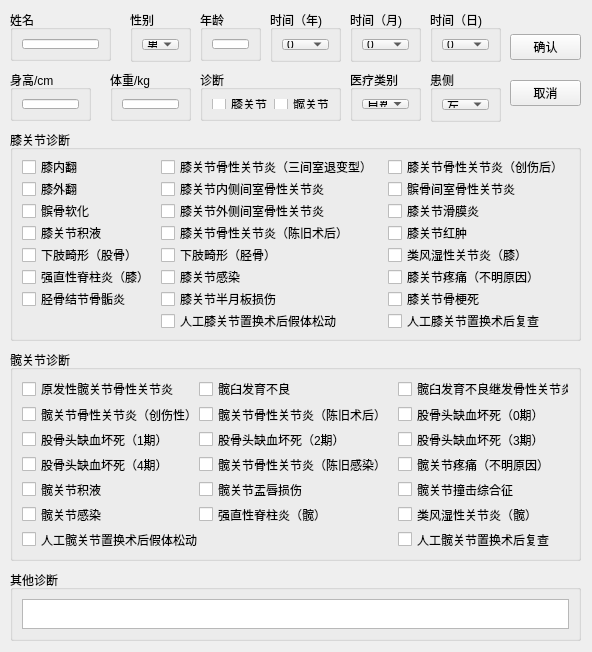
<?xml version="1.0" encoding="UTF-8"?>
<ui version="4.0">
 <class>fillinfo</class>
 <widget class="QDialog" name="fillinfo">
  <property name="geometry">
   <rect>
    <x>0</x>
    <y>0</y>
    <width>592</width>
    <height>652</height>
   </rect>
  </property>
  <property name="windowTitle">
   <string>Dialog</string>
  </property>
  <widget class="QGroupBox" name="groupBox">
   <property name="geometry">
    <rect>
     <x>10</x>
     <y>10</y>
     <width>101</width>
     <height>51</height>
    </rect>
   </property>
   <property name="title">
    <string>姓名</string>
   </property>
   <layout class="QGridLayout" name="gridLayout">
    <item row="0" column="0">
     <widget class="QLineEdit" name="name">
      <property name="text">
       <string/>
      </property>
     </widget>
    </item>
   </layout>
  </widget>
  <widget class="QGroupBox" name="groupBox_2">
   <property name="geometry">
    <rect>
     <x>200</x>
     <y>10</y>
     <width>61</width>
     <height>51</height>
    </rect>
   </property>
   <property name="title">
    <string>年龄</string>
   </property>
   <layout class="QGridLayout" name="gridLayout_2">
    <item row="0" column="0">
     <widget class="QLineEdit" name="age"/>
    </item>
   </layout>
  </widget>
  <widget class="QGroupBox" name="groupBox_3">
   <property name="geometry">
    <rect>
     <x>10</x>
     <y>70</y>
     <width>81</width>
     <height>51</height>
    </rect>
   </property>
   <property name="title">
    <string>身高/cm</string>
   </property>
   <layout class="QGridLayout" name="gridLayout_3">
    <item row="0" column="0">
     <widget class="QLineEdit" name="height">
      <property name="text">
       <string/>
      </property>
     </widget>
    </item>
   </layout>
  </widget>
  <widget class="QGroupBox" name="groupBox_4">
   <property name="geometry">
    <rect>
     <x>110</x>
     <y>70</y>
     <width>81</width>
     <height>51</height>
    </rect>
   </property>
   <property name="title">
    <string>体重/kg</string>
   </property>
   <layout class="QGridLayout" name="gridLayout_4">
    <item row="0" column="0">
     <widget class="QLineEdit" name="weight"/>
    </item>
   </layout>
  </widget>
  <widget class="QGroupBox" name="groupBox_5">
   <property name="geometry">
    <rect>
     <x>130</x>
     <y>10</y>
     <width>61</width>
     <height>52</height>
    </rect>
   </property>
   <property name="title">
    <string>性别</string>
   </property>
   <layout class="QGridLayout" name="gridLayout_5">
    <item row="0" column="0">
     <widget class="QComboBox" name="gender">
      <item>
       <property name="text">
        <string>男</string>
       </property>
      </item>
      <item>
       <property name="text">
        <string>女</string>
       </property>
      </item>
     </widget>
    </item>
   </layout>
  </widget>
  <widget class="QGroupBox" name="groupBox_6">
   <property name="geometry">
    <rect>
     <x>350</x>
     <y>70</y>
     <width>71</width>
     <height>51</height>
    </rect>
   </property>
   <property name="title">
    <string>医疗类别</string>
   </property>
   <layout class="QGridLayout" name="gridLayout_6">
    <item row="0" column="0">
     <widget class="QComboBox" name="medicaltype">
      <property name="currentIndex">
       <number>0</number>
      </property>
      <item>
       <property name="text">
        <string>自费</string>
       </property>
      </item>
      <item>
       <property name="text">
        <string>公费</string>
       </property>
      </item>
      <item>
       <property name="text">
        <string>医保</string>
       </property>
      </item>
      <item>
       <property name="text">
        <string>其他</string>
       </property>
      </item>
     </widget>
    </item>
   </layout>
  </widget>
  <widget class="QGroupBox" name="groupBox_7">
   <property name="geometry">
    <rect>
     <x>200</x>
     <y>70</y>
     <width>141</width>
     <height>51</height>
    </rect>
   </property>
   <property name="title">
    <string>诊断</string>
   </property>
   <layout class="QGridLayout" name="gridLayout_7">
    <item row="0" column="0">
     <widget class="QCheckBox" name="knee">
      <property name="text">
       <string>膝关节</string>
      </property>
      <property name="checkable">
       <bool>true</bool>
      </property>
      <property name="checked">
       <bool>false</bool>
      </property>
      <property name="tristate">
       <bool>false</bool>
      </property>
     </widget>
    </item>
    <item row="0" column="1">
     <widget class="QCheckBox" name="hip">
      <property name="text">
       <string>髋关节</string>
      </property>
     </widget>
    </item>
   </layout>
  </widget>
  <widget class="QGroupBox" name="groupBox_8">
   <property name="geometry">
    <rect>
     <x>430</x>
     <y>70</y>
     <width>71</width>
     <height>52</height>
    </rect>
   </property>
   <property name="title">
    <string>患侧</string>
   </property>
   <layout class="QGridLayout" name="gridLayout_8">
    <item row="0" column="0">
     <widget class="QComboBox" name="side">
      <property name="currentIndex">
       <number>0</number>
      </property>
      <item>
       <property name="text">
        <string>左</string>
       </property>
      </item>
      <item>
       <property name="text">
        <string>右</string>
       </property>
      </item>
      <item>
       <property name="text">
        <string>双</string>
       </property>
      </item>
     </widget>
    </item>
   </layout>
  </widget>
  <widget class="QGroupBox" name="groupBox_9">
   <property name="geometry">
    <rect>
     <x>270</x>
     <y>10</y>
     <width>71</width>
     <height>52</height>
    </rect>
   </property>
   <property name="title">
    <string>时间（年)</string>
   </property>
   <layout class="QGridLayout" name="gridLayout_9">
    <item row="0" column="0">
     <widget class="QComboBox" name="year">
      <item>
       <property name="text">
        <string>0</string>
       </property>
      </item>
      <item>
       <property name="text">
        <string>1</string>
       </property>
      </item>
      <item>
       <property name="text">
        <string>2</string>
       </property>
      </item>
      <item>
       <property name="text">
        <string>3</string>
       </property>
      </item>
      <item>
       <property name="text">
        <string>4</string>
       </property>
      </item>
      <item>
       <property name="text">
        <string>5</string>
       </property>
      </item>
      <item>
       <property name="text">
        <string>6</string>
       </property>
      </item>
      <item>
       <property name="text">
        <string>7</string>
       </property>
      </item>
      <item>
       <property name="text">
        <string>8</string>
       </property>
      </item>
      <item>
       <property name="text">
        <string>9</string>
       </property>
      </item>
      <item>
       <property name="text">
        <string>10</string>
       </property>
      </item>
      <item>
       <property name="text">
        <string>11</string>
       </property>
      </item>
      <item>
       <property name="text">
        <string>12</string>
       </property>
      </item>
      <item>
       <property name="text">
        <string>13</string>
       </property>
      </item>
      <item>
       <property name="text">
        <string>14</string>
       </property>
      </item>
      <item>
       <property name="text">
        <string>15</string>
       </property>
      </item>
      <item>
       <property name="text">
        <string>16</string>
       </property>
      </item>
      <item>
       <property name="text">
        <string>17</string>
       </property>
      </item>
      <item>
       <property name="text">
        <string>18</string>
       </property>
      </item>
      <item>
       <property name="text">
        <string>19</string>
       </property>
      </item>
      <item>
       <property name="text">
        <string>20</string>
       </property>
      </item>
      <item>
       <property name="text">
        <string>21</string>
       </property>
      </item>
      <item>
       <property name="text">
        <string>22</string>
       </property>
      </item>
      <item>
       <property name="text">
        <string>23</string>
       </property>
      </item>
      <item>
       <property name="text">
        <string>24</string>
       </property>
      </item>
      <item>
       <property name="text">
        <string>25</string>
       </property>
      </item>
      <item>
       <property name="text">
        <string>26</string>
       </property>
      </item>
      <item>
       <property name="text">
        <string>27</string>
       </property>
      </item>
      <item>
       <property name="text">
        <string>28</string>
       </property>
      </item>
      <item>
       <property name="text">
        <string>29</string>
       </property>
      </item>
      <item>
       <property name="text">
        <string>30</string>
       </property>
      </item>
     </widget>
    </item>
   </layout>
  </widget>
  <widget class="QGroupBox" name="groupBox_11">
   <property name="geometry">
    <rect>
     <x>10</x>
     <y>130</y>
     <width>571</width>
     <height>211</height>
    </rect>
   </property>
   <property name="title">
    <string>膝关节诊断</string>
   </property>
   <layout class="QGridLayout" name="gridLayout_10">
    <item row="0" column="3">
     <widget class="QCheckBox" name="knee3">
      <property name="text">
       <string>膝关节骨性关节炎（创伤后）</string>
      </property>
     </widget>
    </item>
    <item row="2" column="3">
     <widget class="QCheckBox" name="knee9">
      <property name="text">
       <string>膝关节滑膜炎</string>
      </property>
     </widget>
    </item>
    <item row="1" column="1">
     <widget class="QCheckBox" name="knee5">
      <property name="text">
       <string>膝关节内侧间室骨性关节炎</string>
      </property>
     </widget>
    </item>
    <item row="1" column="3">
     <widget class="QCheckBox" name="knee6">
      <property name="text">
       <string>髌骨间室骨性关节炎</string>
      </property>
     </widget>
    </item>
    <item row="2" column="0">
     <widget class="QCheckBox" name="knee7">
      <property name="text">
       <string>髌骨软化</string>
      </property>
     </widget>
    </item>
    <item row="7" column="3">
     <widget class="QCheckBox" name="knee23">
      <property name="text">
       <string>人工膝关节置换术后复查</string>
      </property>
     </widget>
    </item>
    <item row="0" column="0">
     <widget class="QCheckBox" name="knee1">
      <property name="text">
       <string>膝内翻</string>
      </property>
     </widget>
    </item>
    <item row="4" column="1">
     <widget class="QCheckBox" name="knee14">
      <property name="text">
       <string>下肢畸形（胫骨）</string>
      </property>
     </widget>
    </item>
    <item row="3" column="3">
     <widget class="QCheckBox" name="knee12">
      <property name="text">
       <string>膝关节红肿</string>
      </property>
     </widget>
    </item>
    <item row="4" column="0">
     <widget class="QCheckBox" name="knee13">
      <property name="text">
       <string>下肢畸形（股骨）</string>
      </property>
     </widget>
    </item>
    <item row="4" column="3">
     <widget class="QCheckBox" name="knee15">
      <property name="text">
       <string>类风湿性关节炎（膝）</string>
      </property>
     </widget>
    </item>
    <item row="3" column="1">
     <widget class="QCheckBox" name="knee11">
      <property name="text">
       <string>膝关节骨性关节炎（陈旧术后）</string>
      </property>
     </widget>
    </item>
    <item row="3" column="0">
     <widget class="QCheckBox" name="knee10">
      <property name="text">
       <string>膝关节积液</string>
      </property>
     </widget>
    </item>
    <item row="5" column="3">
     <widget class="QCheckBox" name="knee18">
      <property name="text">
       <string>膝关节疼痛（不明原因）</string>
      </property>
     </widget>
    </item>
    <item row="5" column="1">
     <widget class="QCheckBox" name="knee17">
      <property name="text">
       <string>膝关节感染</string>
      </property>
     </widget>
    </item>
    <item row="6" column="1">
     <widget class="QCheckBox" name="knee20">
      <property name="text">
       <string>膝关节半月板损伤</string>
      </property>
     </widget>
    </item>
    <item row="6" column="0">
     <widget class="QCheckBox" name="knee19">
      <property name="text">
       <string>胫骨结节骨骺炎</string>
      </property>
     </widget>
    </item>
    <item row="7" column="1">
     <widget class="QCheckBox" name="knee22">
      <property name="text">
       <string>人工膝关节置换术后假体松动</string>
      </property>
     </widget>
    </item>
    <item row="5" column="0">
     <widget class="QCheckBox" name="knee16">
      <property name="text">
       <string>强直性脊柱炎（膝）</string>
      </property>
     </widget>
    </item>
    <item row="6" column="3">
     <widget class="QCheckBox" name="knee21">
      <property name="text">
       <string>膝关节骨梗死</string>
      </property>
     </widget>
    </item>
    <item row="2" column="1">
     <widget class="QCheckBox" name="knee8">
      <property name="text">
       <string>膝关节外侧间室骨性关节炎</string>
      </property>
     </widget>
    </item>
    <item row="0" column="1" colspan="2">
     <widget class="QCheckBox" name="knee2">
      <property name="text">
       <string>膝关节骨性关节炎（三间室退变型）</string>
      </property>
     </widget>
    </item>
    <item row="1" column="0">
     <widget class="QCheckBox" name="knee4">
      <property name="text">
       <string>膝外翻</string>
      </property>
     </widget>
    </item>
   </layout>
  </widget>
  <widget class="QGroupBox" name="groupBox_12">
   <property name="geometry">
    <rect>
     <x>10</x>
     <y>350</y>
     <width>571</width>
     <height>211</height>
    </rect>
   </property>
   <property name="title">
    <string>髋关节诊断</string>
   </property>
   <layout class="QGridLayout" name="gridLayout_13">
    <item row="3" column="1" colspan="2">
     <widget class="QCheckBox" name="hip11">
      <property name="text">
       <string>髋关节骨性关节炎（陈旧感染）</string>
      </property>
     </widget>
    </item>
    <item row="1" column="1" colspan="2">
     <widget class="QCheckBox" name="hip5">
      <property name="text">
       <string>髋关节骨性关节炎（陈旧术后）</string>
      </property>
     </widget>
    </item>
    <item row="5" column="0">
     <widget class="QCheckBox" name="hip16">
      <property name="text">
       <string>髋关节感染</string>
      </property>
     </widget>
    </item>
    <item row="2" column="1">
     <widget class="QCheckBox" name="hip8">
      <property name="text">
       <string>股骨头缺血坏死（2期）</string>
      </property>
     </widget>
    </item>
    <item row="0" column="1" colspan="2">
     <widget class="QCheckBox" name="hip2">
      <property name="text">
       <string>髋臼发育不良</string>
      </property>
     </widget>
    </item>
    <item row="1" column="0">
     <widget class="QCheckBox" name="hip4">
      <property name="text">
       <string>髋关节骨性关节炎（创伤性）</string>
      </property>
     </widget>
    </item>
    <item row="0" column="0">
     <widget class="QCheckBox" name="hip1">
      <property name="text">
       <string>原发性髋关节骨性关节炎</string>
      </property>
     </widget>
    </item>
    <item row="4" column="1">
     <widget class="QCheckBox" name="hip14">
      <property name="text">
       <string>髋关节盂唇损伤</string>
      </property>
     </widget>
    </item>
    <item row="3" column="3">
     <widget class="QCheckBox" name="hip12">
      <property name="text">
       <string>髋关节疼痛（不明原因）</string>
      </property>
     </widget>
    </item>
    <item row="4" column="0">
     <widget class="QCheckBox" name="hip13">
      <property name="text">
       <string>髋关节积液</string>
      </property>
     </widget>
    </item>
    <item row="4" column="3">
     <widget class="QCheckBox" name="hip15">
      <property name="text">
       <string>髋关节撞击综合征</string>
      </property>
     </widget>
    </item>
    <item row="3" column="0">
     <widget class="QCheckBox" name="hip10">
      <property name="text">
       <string>股骨头缺血坏死（4期）</string>
      </property>
     </widget>
    </item>
    <item row="5" column="3">
     <widget class="QCheckBox" name="hip18">
      <property name="text">
       <string>类风湿性关节炎（髋）</string>
      </property>
     </widget>
    </item>
    <item row="5" column="1">
     <widget class="QCheckBox" name="hip17">
      <property name="text">
       <string>强直性脊柱炎（髋）</string>
      </property>
     </widget>
    </item>
    <item row="0" column="3">
     <widget class="QCheckBox" name="hip3">
      <property name="text">
       <string>髋臼发育不良继发骨性关节炎</string>
      </property>
     </widget>
    </item>
    <item row="2" column="3">
     <widget class="QCheckBox" name="hip9">
      <property name="text">
       <string>股骨头缺血坏死（3期）</string>
      </property>
     </widget>
    </item>
    <item row="1" column="3">
     <widget class="QCheckBox" name="hip6">
      <property name="text">
       <string>股骨头缺血坏死（0期）</string>
      </property>
     </widget>
    </item>
    <item row="2" column="0">
     <widget class="QCheckBox" name="hip7">
      <property name="text">
       <string>股骨头缺血坏死（1期）</string>
      </property>
     </widget>
    </item>
    <item row="6" column="3">
     <widget class="QCheckBox" name="hip20">
      <property name="text">
       <string>人工髋关节置换术后复查</string>
      </property>
     </widget>
    </item>
    <item row="6" column="0" colspan="2">
     <widget class="QCheckBox" name="hip19">
      <property name="text">
       <string>人工髋关节置换术后假体松动</string>
      </property>
     </widget>
    </item>
   </layout>
  </widget>
  <widget class="QGroupBox" name="groupBox_10">
   <property name="geometry">
    <rect>
     <x>10</x>
     <y>570</y>
     <width>571</width>
     <height>71</height>
    </rect>
   </property>
   <property name="title">
    <string>其他诊断</string>
   </property>
   <layout class="QGridLayout" name="gridLayout_14">
    <item row="0" column="0">
     <widget class="QPlainTextEdit" name="otherdiagonasis">
      <property name="plainText">
       <string/>
      </property>
     </widget>
    </item>
   </layout>
  </widget>
  <widget class="QWidget" name="widget" native="true">
   <property name="geometry">
    <rect>
     <x>510</x>
     <y>20</y>
     <width>71</width>
     <height>101</height>
    </rect>
   </property>
   <property name="sizePolicy">
    <sizepolicy hsizetype="Fixed" vsizetype="Fixed">
     <horstretch>0</horstretch>
     <verstretch>0</verstretch>
    </sizepolicy>
   </property>
   <layout class="QVBoxLayout" name="verticalLayout">
    <item>
     <widget class="QPushButton" name="ok_button">
      <property name="enabled">
       <bool>true</bool>
      </property>
      <property name="text">
       <string>确认</string>
      </property>
      <property name="autoDefault">
       <bool>false</bool>
      </property>
     </widget>
    </item>
    <item>
     <widget class="QPushButton" name="cancel_button">
      <property name="text">
       <string>取消</string>
      </property>
      <property name="autoDefault">
       <bool>false</bool>
      </property>
     </widget>
    </item>
   </layout>
  </widget>
  <widget class="QGroupBox" name="groupBox_13">
   <property name="geometry">
    <rect>
     <x>350</x>
     <y>10</y>
     <width>71</width>
     <height>52</height>
    </rect>
   </property>
   <property name="title">
    <string>时间（月)</string>
   </property>
   <layout class="QGridLayout" name="gridLayout_11">
    <item row="0" column="0">
     <widget class="QComboBox" name="month">
      <item>
       <property name="text">
        <string>0</string>
       </property>
      </item>
      <item>
       <property name="text">
        <string>1</string>
       </property>
      </item>
      <item>
       <property name="text">
        <string>2</string>
       </property>
      </item>
      <item>
       <property name="text">
        <string>3</string>
       </property>
      </item>
      <item>
       <property name="text">
        <string>4</string>
       </property>
      </item>
      <item>
       <property name="text">
        <string>5</string>
       </property>
      </item>
      <item>
       <property name="text">
        <string>6</string>
       </property>
      </item>
      <item>
       <property name="text">
        <string>7</string>
       </property>
      </item>
      <item>
       <property name="text">
        <string>8</string>
       </property>
      </item>
      <item>
       <property name="text">
        <string>9</string>
       </property>
      </item>
      <item>
       <property name="text">
        <string>10</string>
       </property>
      </item>
      <item>
       <property name="text">
        <string>11</string>
       </property>
      </item>
      <item>
       <property name="text">
        <string>12</string>
       </property>
      </item>
     </widget>
    </item>
   </layout>
  </widget>
  <widget class="QGroupBox" name="groupBox_14">
   <property name="geometry">
    <rect>
     <x>430</x>
     <y>10</y>
     <width>71</width>
     <height>52</height>
    </rect>
   </property>
   <property name="title">
    <string>时间（日)</string>
   </property>
   <layout class="QGridLayout" name="gridLayout_12">
    <item row="0" column="0">
     <widget class="QComboBox" name="day">
      <item>
       <property name="text">
        <string>0</string>
       </property>
      </item>
      <item>
       <property name="text">
        <string>1</string>
       </property>
      </item>
      <item>
       <property name="text">
        <string>2</string>
       </property>
      </item>
      <item>
       <property name="text">
        <string>3</string>
       </property>
      </item>
      <item>
       <property name="text">
        <string>4</string>
       </property>
      </item>
      <item>
       <property name="text">
        <string>5</string>
       </property>
      </item>
      <item>
       <property name="text">
        <string>6</string>
       </property>
      </item>
      <item>
       <property name="text">
        <string>7</string>
       </property>
      </item>
      <item>
       <property name="text">
        <string>8</string>
       </property>
      </item>
      <item>
       <property name="text">
        <string>9</string>
       </property>
      </item>
      <item>
       <property name="text">
        <string>10</string>
       </property>
      </item>
      <item>
       <property name="text">
        <string>11</string>
       </property>
      </item>
      <item>
       <property name="text">
        <string>12</string>
       </property>
      </item>
      <item>
       <property name="text">
        <string>13</string>
       </property>
      </item>
      <item>
       <property name="text">
        <string>14</string>
       </property>
      </item>
      <item>
       <property name="text">
        <string>15</string>
       </property>
      </item>
      <item>
       <property name="text">
        <string>16</string>
       </property>
      </item>
      <item>
       <property name="text">
        <string>17</string>
       </property>
      </item>
      <item>
       <property name="text">
        <string>18</string>
       </property>
      </item>
      <item>
       <property name="text">
        <string>19</string>
       </property>
      </item>
      <item>
       <property name="text">
        <string>20</string>
       </property>
      </item>
      <item>
       <property name="text">
        <string>21</string>
       </property>
      </item>
      <item>
       <property name="text">
        <string>22</string>
       </property>
      </item>
      <item>
       <property name="text">
        <string>23</string>
       </property>
      </item>
      <item>
       <property name="text">
        <string>24</string>
       </property>
      </item>
      <item>
       <property name="text">
        <string>25</string>
       </property>
      </item>
      <item>
       <property name="text">
        <string>26</string>
       </property>
      </item>
      <item>
       <property name="text">
        <string>27</string>
       </property>
      </item>
      <item>
       <property name="text">
        <string>28</string>
       </property>
      </item>
      <item>
       <property name="text">
        <string>29</string>
       </property>
      </item>
      <item>
       <property name="text">
        <string>30</string>
       </property>
      </item>
     </widget>
    </item>
   </layout>
  </widget>
 </widget>
 <resources/>
 <connections/>
</ui>
